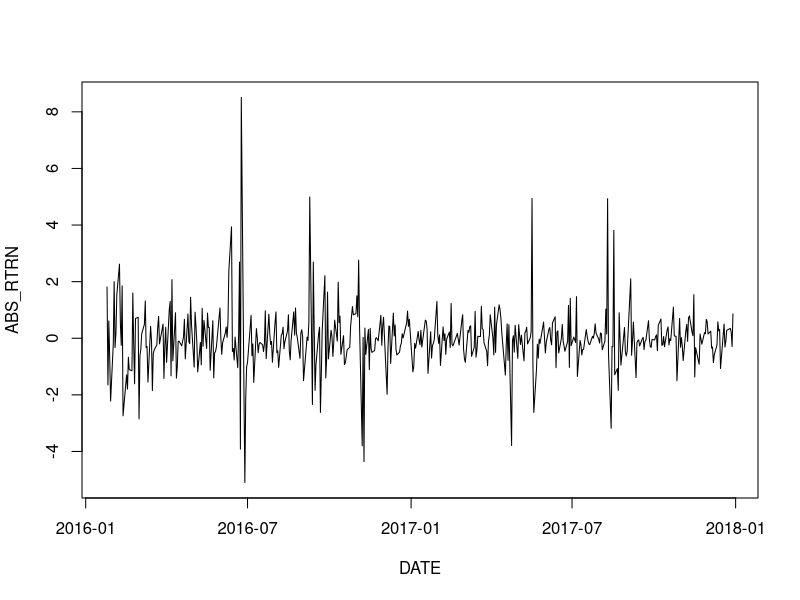
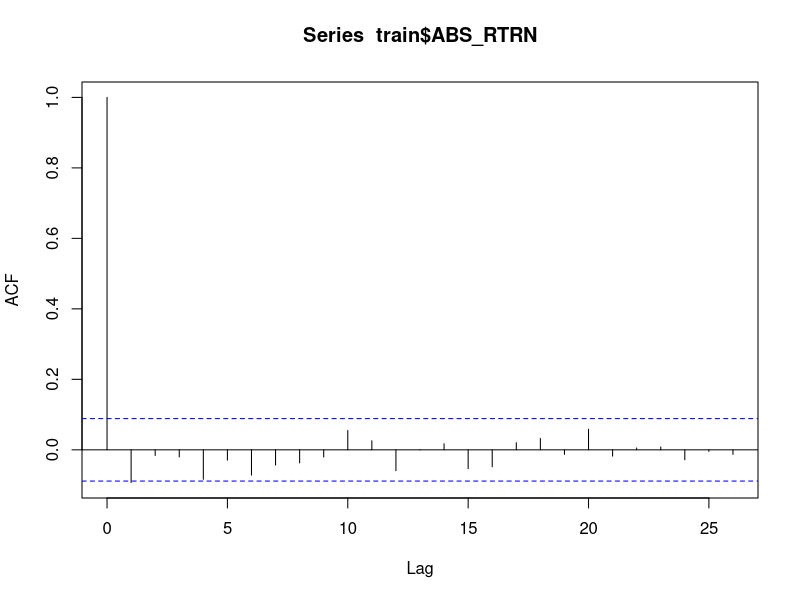
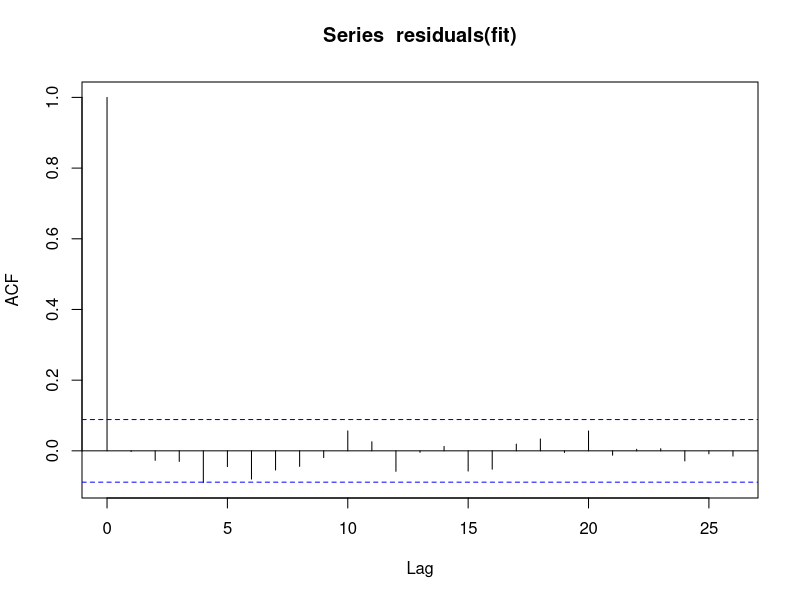
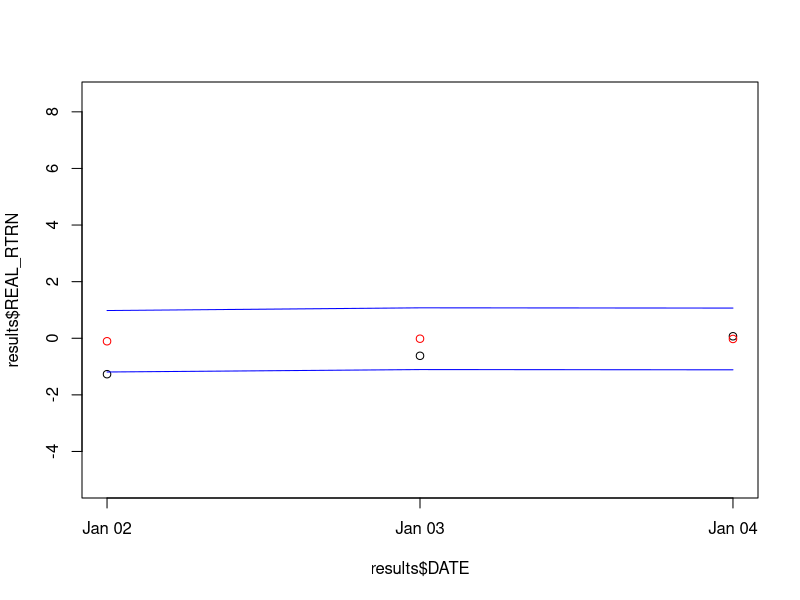

These charts were generated, in order, by the following R code:
library(tseries) 
library(forecast) 
library(dplyr)
ds = read.csv("VIX.csv") 
today = as.Date("01-01-18",format="%d-%m-%y")

indexesdt = as.matrix(ds[,c("Close")])
returns = data.frame(DATE= as.Date(ds[-1,]$Date),
                     ABS_RTRN=diff(ds$Close))
                     #PERCENT_RTRN=diff(indexesdt)/indexesdt[-nrow(indexesdt),])
train = data.frame(returns) %>%
  filter(DATE < today) %>%
  filter(DATE > today - 355*2)
test = data.frame(returns) %>%
  filter(DATE >= today) %>%
  top_n(n=-3,wt=DATE)
# looking for signs of mean reversion
plot(train, type="l")
# acf decays to zero in periodic cycles
acf(train$ABS_RTRN)
# p-value smaller than 0.01
adf.test(train$ABS_RTRN) 

# FIT

fit = arima(train$ABS_RTRN, order=c(1,0,0)) 
acf(residuals(fit)) 

pnl <- function(x) {
  if(as.numeric(x[2])*as.numeric(x[3])>0) 
    return (abs(as.numeric(x[2])))
  else 
    return(-1*abs(as.numeric(x[2])))
}
# PREDICT
forecasts = predict(fit, 3) 
results = data.frame(DATE= as.Date(test$DATE),
                     REAL_RTRN = test$ABS_RTRN, PREDICTED=forecasts$pred)
results$PNL <- apply(results, 1, FUN = pnl)
total_pnl <- sum(results$PNL)
total_pnl
plot(results$DATE,results$REAL_RTRN, 
     ylim=c(min(train$ABS_RTRN),max(train$ABS_RTRN)), type="p") 
lines(results$DATE,results$PREDICTED, col="red", type="p") 
lines(results$DATE, 
      forecasts$pred + forecasts$se, col="blue") 
lines(results$DATE,
      forecasts$pred - forecasts$se, col="blue")

auto.arima(train$ABS_RTRN, max.P=0, max.Q=0, ic="aic")
# ARIMA(1,1,0) with drift 
auto.arima(train$ABS_RTRN, max.P=0, max.Q=0, ic="bic") # take bic
# ARIMA(1,1,0) with drift 